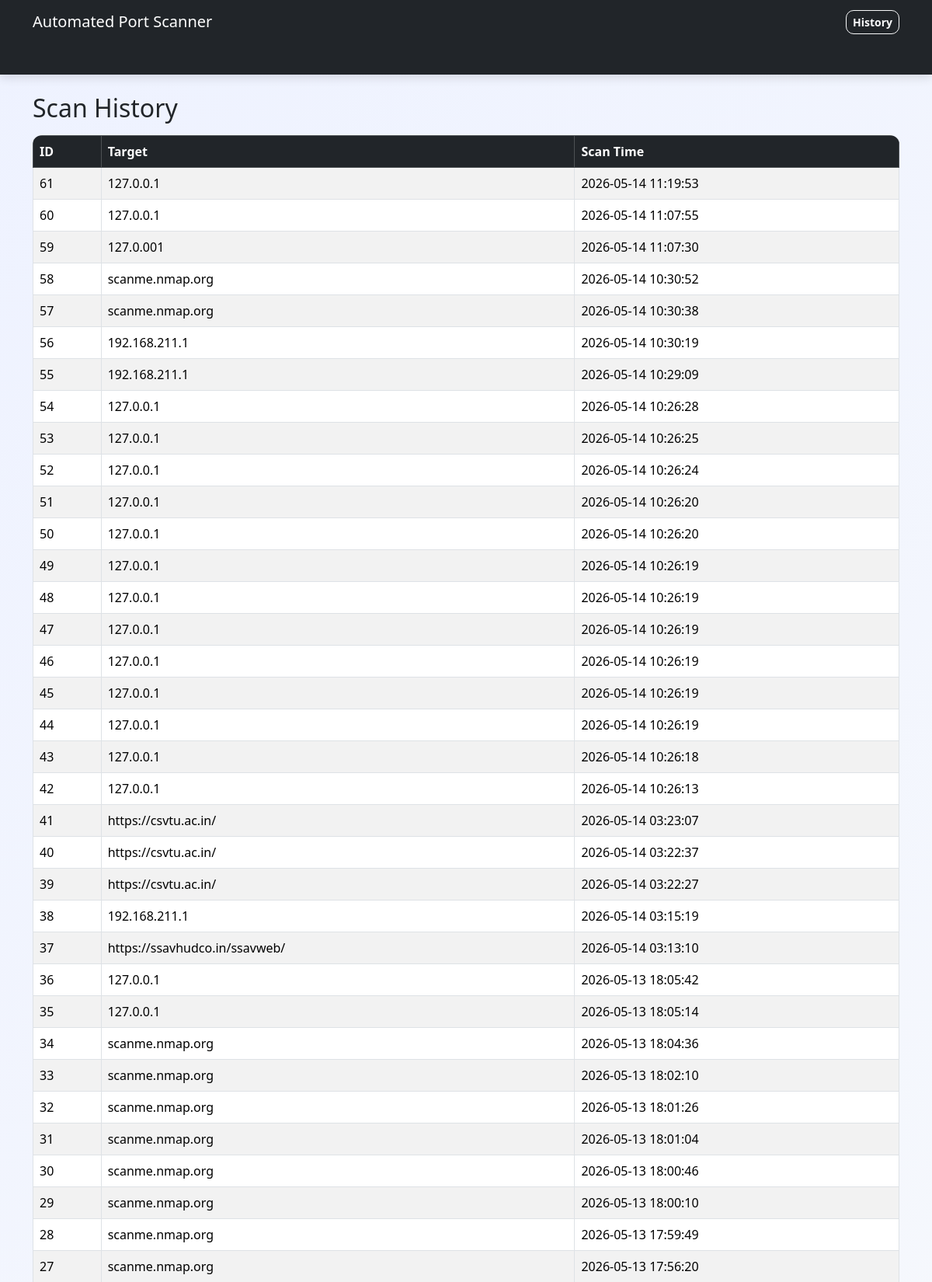
The app's page /history (upper part) with its own data.
### tables this page shows
CREATE TABLE scans (
            id INTEGER PRIMARY KEY AUTOINCREMENT,
            target TEXT,
            scan_time TEXT,
            results TEXT
        );

### app.py (the view)
@app.route('/history')
def history():
    scans = get_all_scans()
    return render_template('history.html', scans=scans)

### database.py (called while the page is built)
def get_all_scans():
    conn = sqlite3.connect(DB_NAME)
    rows = conn.execute(
        "SELECT id, target, scan_time FROM scans ORDER BY id DESC"
    ).fetchall()
    conn.close()
    return rows

### templates/history.html
{% extends 'base.html' %}
{% block content %}
<h2 class="mb-3">Scan History</h2>
<table class="table table-bordered table-striped">
    <thead class="table-dark">
        <tr>
            <th>ID</th>
            <th>Target</th>
            <th>Scan Time</th>
        </tr>
    </thead>
    <tbody>
        {% for scan in scans %}
        <tr>
            <td>{{ scan[0] }}</td>
            <td>{{ scan[1] }}</td>
            <td>{{ scan[2] }}</td>
        </tr>
        {% endfor %}
    </tbody>
</table>
{% endblock %}

### templates/base.html (shortened to what this page needs)
<!DOCTYPE html>
<html lang="en">
<head>
    <link href="https://cdn.jsdelivr.net/npm/bootstrap@5.3.3/dist/css/bootstrap.min.css" rel="stylesheet">
    <link rel="stylesheet" href="{{ url_for('static', filename='style.css') }}">
</head>
<body>
<nav class="navbar navbar-dark bg-dark mb-4">
    <div class="container">
        <a class="navbar-brand" href="/">Automated Port Scanner</a>
        <a class="btn btn-outline-light btn-sm" href="/history">History</a>
    </div>
</nav>
<div class="container">
    {% block content %}{% endblock %}
</div>
</body>
</html>

### static/style.css (style rules this page uses)
body { background: linear-gradient(135deg, #eef2ff, #f8fafc); font-family: 'Segoe UI', Tahoma, Geneva, Verdana, sans-serif; min-height: 100vh; }
.navbar { box-shadow: 0 4px 12px rgba(0, 0, 0, 0.12); }
.btn { border-radius: 10px; font-weight: 600; transition: all 0.2s ease; }
.table { border-radius: 12px; overflow: hidden; }
.table td, .table th { vertical-align: middle; }
.container { padding-bottom: 40px; }
.card, .alert, .table, .progress { animation: fadeInUp 0.45s ease; }

### records on screen
scans: id "61", target "127.0.0.1", scan_time "2026-05-14 11:19:53"
scans: id "60", target "127.0.0.1", scan_time "2026-05-14 11:07:55"
scans: id "59", target "127.0.001", scan_time "2026-05-14 11:07:30"
scans: id "58", target "scanme.nmap.org", scan_time "2026-05-14 10:30:52"
scans: id "57", target "scanme.nmap.org", scan_time "2026-05-14 10:30:38"
scans: id "56", target "192.168.211.1", scan_time "2026-05-14 10:30:19"
scans: id "55", target "192.168.211.1", scan_time "2026-05-14 10:29:09"
scans: id "54", target "127.0.0.1", scan_time "2026-05-14 10:26:28"
scans: id "53", target "127.0.0.1", scan_time "2026-05-14 10:26:25"
scans: id "52", target "127.0.0.1", scan_time "2026-05-14 10:26:24"
scans: id "51", target "127.0.0.1", scan_time "2026-05-14 10:26:20"
scans: id "50", target "127.0.0.1", scan_time "2026-05-14 10:26:20"
scans: id "49", target "127.0.0.1", scan_time "2026-05-14 10:26:19"
scans: id "48", target "127.0.0.1", scan_time "2026-05-14 10:26:19"
scans: id "47", target "127.0.0.1", scan_time "2026-05-14 10:26:19"
scans: id "46", target "127.0.0.1", scan_time "2026-05-14 10:26:19"
scans: id "45", target "127.0.0.1", scan_time "2026-05-14 10:26:19"
scans: id "44", target "127.0.0.1", scan_time "2026-05-14 10:26:19"
scans: id "43", target "127.0.0.1", scan_time "2026-05-14 10:26:18"
scans: id "42", target "127.0.0.1", scan_time "2026-05-14 10:26:13"
scans: id "41", target "https://csvtu.ac.in/", scan_time "2026-05-14 03:23:07"
scans: id "40", target "https://csvtu.ac.in/", scan_time "2026-05-14 03:22:37"
scans: id "39", target "https://csvtu.ac.in/", scan_time "2026-05-14 03:22:27"
scans: id "38", target "192.168.211.1", scan_time "2026-05-14 03:15:19"
scans: id "37", target "https://ssavhudco.in/ssavweb/", scan_time "2026-05-14 03:13:10"
scans: id "36", target "127.0.0.1", scan_time "2026-05-13 18:05:42"
scans: id "35", target "127.0.0.1", scan_time "2026-05-13 18:05:14"
scans: id "34", target "scanme.nmap.org", scan_time "2026-05-13 18:04:36"
scans: id "33", target "scanme.nmap.org", scan_time "2026-05-13 18:02:10"
scans: id "32", target "scanme.nmap.org", scan_time "2026-05-13 18:01:26"
scans: id "31", target "scanme.nmap.org", scan_time "2026-05-13 18:01:04"
scans: id "30", target "scanme.nmap.org", scan_time "2026-05-13 18:00:46"
scans: id "29", target "scanme.nmap.org", scan_time "2026-05-13 18:00:10"
scans: id "28", target "scanme.nmap.org", scan_time "2026-05-13 17:59:49"
scans: id "27", target "scanme.nmap.org", scan_time "2026-05-13 17:56:20"
